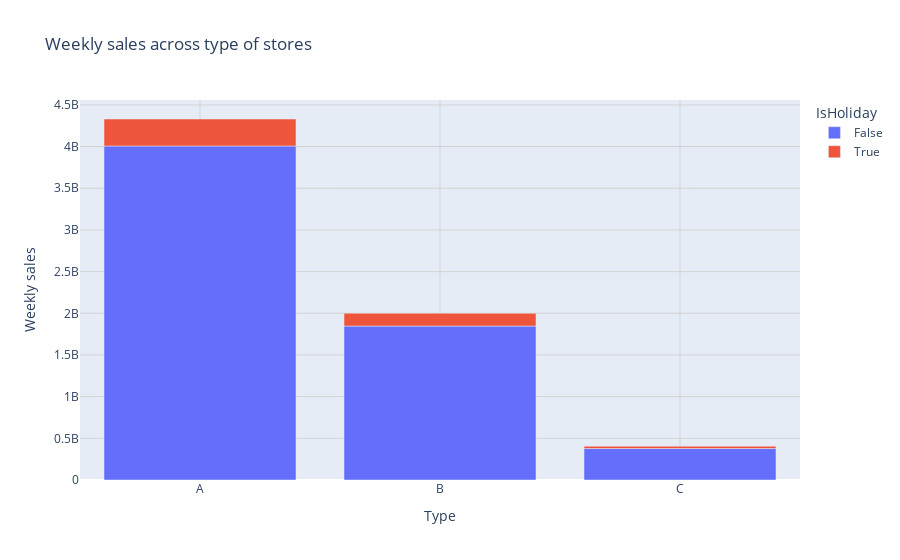

The code cell stored with this chart in its notebook:
### Code cell
fig2 = px.bar(type_sales, x='Type', y = 'Weekly_Sales',color='IsHoliday',title="Weekly sales across type of stores")
fig2.update_yaxes(categoryorder='total ascending',
    showgrid=True, gridcolor='lightgray', gridwidth=1,title="Weekly sales")
fig2.update_xaxes(
    showgrid=True, gridcolor='lightgray', gridwidth=1,title="Type")
fig2.show()

### Figure 1 — Plotly figure (JSON) as saved in the notebook; plotly's stock layout.template omitted (floating-point values rounded to 4 significant figures)
{"data": [{"alignmentgroup": "True", "hovertemplate": "IsHoliday=False<br>Type=%{x}<br>Weekly_Sales=%{y}<extra></extra>", "legendgroup": "False", "marker": {"color": "#636efa", "pattern": {"shape": ""}}, "name": "False", "offsetgroup": "False", "orientation": "v", "showlegend": true, "textposition": "auto", "type": "bar", "x": ["A", "B", "C"], "xaxis": "x", "y": [4008000000.0, 1847000000.0, 377200000.0], "yaxis": "y"}, {"alignmentgroup": "True", "hovertemplate": "IsHoliday=True<br>Type=%{x}<br>Weekly_Sales=%{y}<extra></extra>", "legendgroup": "True", "marker": {"color": "#EF553B", "pattern": {"shape": ""}}, "name": "True", "offsetgroup": "True", "orientation": "v", "showlegend": true, "textposition": "auto", "type": "bar", "x": ["A", "B", "C"], "xaxis": "x", "y": [323400000.0, 153600000.0, 28260000.0], "yaxis": "y"}], "layout": {"barmode": "relative", "legend": {"title": {"text": "IsHoliday"}, "tracegroupgap": 0}, "title": {"text": "Weekly sales across type of stores"}, "xaxis": {"anchor": "y", "domain": [0, 1], "gridcolor": "lightgray", "gridwidth": 1, "showgrid": true, "title": {"text": "Type"}}, "yaxis": {"anchor": "x", "categoryorder": "total ascending", "domain": [0, 1], "gridcolor": "lightgray", "gridwidth": 1, "showgrid": true, "title": {"text": "Weekly sales"}}}}
